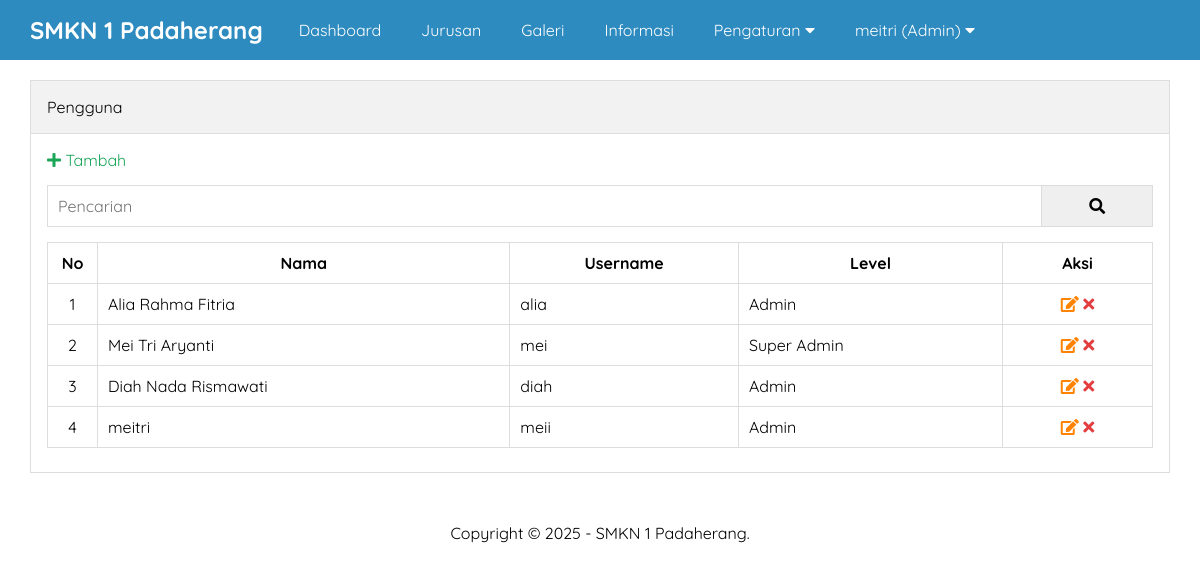
/jurusan.php (signed in), run on the app's committed database.
### tables this page shows
CREATE TABLE `tb_pengguna` (
  `id` int(11) NOT NULL,
  `nama` varchar(30) NOT NULL,
  `username` varchar(30) NOT NULL,
  `password` varchar(50) NOT NULL,
  `level` enum('Super Admin','Admin','','') NOT NULL,
  `created_at` timestamp NOT NULL DEFAULT current_timestamp() ON UPDATE current_timestamp(),
  `update_at` datetime DEFAULT NULL
);

### jurusan.php (the view, shortened to what this page needs)
<?php include 'header.php' ?>
<div class="content">
    <div class="container">
        <div class="box">
            <div class="box-header">
                Pengguna
            </div>
            <div class="box-body">
                <a href="tambah-pengguna.php" class="text-green"><i class="fa fa-plus"></i>  Tambah</a>
                <form action="">
                    <div class="input-group">
                        <input type="text" name="key" placeholder="Pencarian">
                        <button type="submit"><i class="fa fa-search"></i></button>
                    </div>
                </form>
                <table class="table">
                    <thead>
                        <tr>
                            <th>No</th>
                            <th>Nama</th>
                            <th>Username</th>
                            <th>Level</th>
                            <th>Aksi</th>
                        </tr>
                    </thead>
                    <tbody>
                        <?php
                        $no = 1;
                        $where = " WHERE 1=1 ";
                        $sql = "SELECT * FROM tb_pengguna $where ORDER BY id DESC";
                        $pengguna = mysqli_query($conn, $sql) or die("Query error: ".mysqli_error($conn));
                        if(mysqli_num_rows($pengguna) > 0){
                            while($p = mysqli_fetch_assoc($pengguna)){
                        ?>
                        <tr>
                            <td><?= $no++ ?></td>
                            <td><?= $p['nama'] ?></td>
                            <td><?= $p['username'] ?></td>
                            <td><?= $p['level'] ?></td>
                            <td>
                                <a href="edit-pengguna.php?id=<?= $p['id'] ?>" title="Edit Data" class="text-orange"><i class="fa fa-edit"></i></a>
                                <a href="hapus.php?idpengguna=<?= $p['id'] ?>" onclick="return confirm('Yakin ingin hapus ?')" title="Hapus Data" class="text-red"><i class="fa fa-times"></i></a>
                            </td>
                        </tr>
                        <?php }}else{ ?>
                        <tr>
                            <td colspan="5">Data tidak ada</td>
                        </tr>
                        <?php } ?>
                    </tbody>
                </table>
            </div>
        </div>
    </div>
</div>
<?php include 'footer.php' ?>

### style.css (style rules this page uses)
* { margin:0; padding:0; font-family: 'Quicksand', sans-serif; box-sizing: border-box; }
a { text-decoration: none; }
.container { width: 1140px; margin:0 auto; }
.container::after { content: ""; display: block; clear: both; }
.box { border:1px solid #ddd; background-color: #fff; }
.box-header { padding:16px; border-bottom:1px solid #ddd; background-color: #f2f2f2; }
.box-body { padding:16px; }
form { margin:15px 0; }
.content { padding:80px 0 30px 0; }
.table { width:100%; border-collapse: collapse; margin:8px 0; }
.table th, .table td { border:1px solid #ddd; padding:10px; }
.table td:first-child { width:50px; text-align: center; }
.table td:last-child { width:150px; text-align: center; }
.text-red { color: #E43D40; }
.text-orange { color: #FF8300; }
.text-green { color: #18A558; }
.input-group:after { content: ""; clear: both; display: block; }
.input-group input[type="text"] { width: 90%; padding: 10px; font-size: 16px; float: left; border:1px solid #ddd; }
.input-group button { width: 10%; padding: 10px; font-size: 16px; float: left; border:1px solid #ddd; border-left: none; }

### data on the page
tb_pengguna: nama "Alia Rahma Fitria", username "alia", level "Admin"
tb_pengguna: nama "Mei Tri Aryanti", username "mei", level "Super Admin"
tb_pengguna: nama "Diah Nada Rismawati", username "diah", level "Admin"
tb_pengguna: nama "meitri", username "meii", level "Admin"

### other printed values
$_SESSION['uname'] "meitri"
$_SESSION['ulevel'] "Admin"
